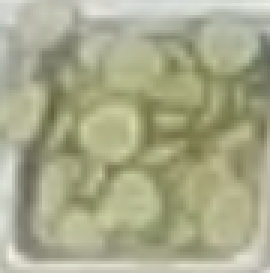
#> input picture 02. Color analysis/color_analysis/pickles/01. full.png, 90 x 91 px, found by its file name (shown 3 times larger); its folder holds only this picture in this run
$ python color_analysis_pickles.py
#> lines starting #> are read from the running program, lines starting #| are printed output that depends on the picture; after the words box and inside, x2 and y2 are one past the last pixel; in counts of white or black regions, pixels touching at a corner belong together
import cv2
import numpy as np
import os
import matplotlib.pyplot as plt

def analyze_pickles_refined(folder_path):
#> called with folder_path = 'color_analysis\\pickles'
    if not os.path.exists(folder_path):
        print("Error: Carpeta no encontrada.")
        return

    files = sorted([f for f in os.listdir(folder_path) if f.endswith('.png')])
    results_data = []

    print(f"{'ARCHIVO':<25} | {'% FINAL':<10}")
    print("-" * 40)

    for filename in files:
        path = os.path.join(folder_path, filename)
        img = cv2.imread(path)
#> img is the input picture: shape (91, 90, 3); mean B, G, R 138.8, 169.2, 167.6
        if img is None: continue

        # 1. PRE-PROCESAMIENTO
        img_blur = cv2.GaussianBlur(img, (3, 3), 0) # Blur más suave para no perder bordes

        # --- ESTRATEGIA HÍBRIDA: ExG + SATURACIÓN ---

        # A) MÁSCARA ExG (Para detectar el color Verde Oliva)
        img_float = img_blur.astype(np.float32)
        b, g, r = cv2.split(img_float)
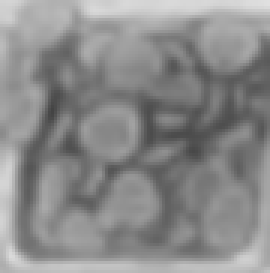
#> b: shape (91, 90) float32 (shown 3 times larger); min 68, max 224, mean 138.8
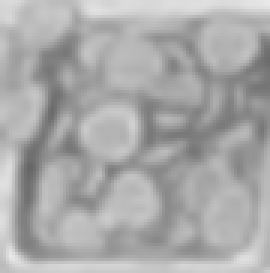
#> g: shape (91, 90) float32 (shown 3 times larger); min 102, max 233, mean 169.3
        exg = 2 * g - r - b
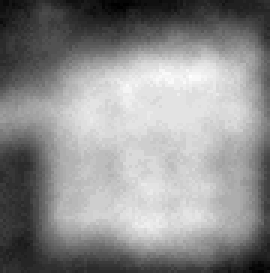
#> exg: shape (91, 90) float32 (shown 3 times larger); min 6, max 53, mean 32.1; drawn with min black and max white
        exg_norm = cv2.normalize(exg, None, 0, 255, cv2.NORM_MINMAX).astype(np.uint8)

        # Subimos el umbral a 135 para ser más selectivos con el "verde sólido"
        _, mask_exg = cv2.threshold(exg_norm, 110, 255, cv2.THRESH_BINARY)
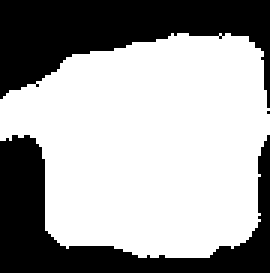
#> mask_exg: shape (91, 90) (shown 3 times larger); 63.5% white; 3 black regions (1 under 20 px), largest, box (x1, y1, x2, y2) and area: (0, 0, 90, 36) 1602, (0, 45, 90, 91) 1388

        # B) MÁSCARA DE SATURACIÓN (Para ignorar el metal húmedo/jugo)
        # El metal y el agua tienen baja saturación. El pepinillo es sólido.
        hsv = cv2.cvtColor(img_blur, cv2.COLOR_BGR2HSV)
#> hsv: shape (91, 90, 3); mean H, S, V 32.6, 48.1, 169.5
        s_channel = hsv[:,:,1]
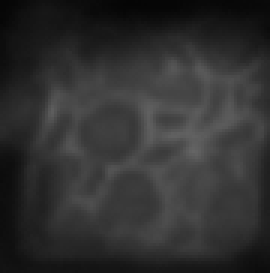
#> s_channel: shape (91, 90) (shown 3 times larger); min 5, max 101, mean 48.1

        # Umbral de saturación: Solo aceptamos colores "vivos" (> 40)
        _, mask_sat = cv2.threshold(s_channel, 40, 255, cv2.THRESH_BINARY)
#> mask_sat: shape (91, 90); 62.2% white; 2 black regions, box (x1, y1, x2, y2) and area: (0, 0, 90, 40) 1739, (0, 42, 90, 91) 1355

        # COMBINACIÓN: Debe ser Verde (ExG) Y Sólido (Saturación)
        mask_combined = cv2.bitwise_and(mask_exg, mask_sat)
#> mask_combined: shape (91, 90); 59.8% white; 3 black regions (1 under 20 px), largest, box (x1, y1, x2, y2) and area: (0, 0, 90, 40) 1810, (0, 42, 90, 91) 1483

        # 4. MORFOLOGÍA DE PRECISIÓN (El cambio más importante)
        # Bajamos el kernel de (7,7) a (3,3) y las iteraciones a 1.
        # Queremos rellenar los huecos DENTRO de la rodaja (semillas),
        # pero NO conectar rodajas separadas.
        kernel_small = cv2.getStructuringElement(cv2.MORPH_ELLIPSE, (3,3))
        mask_closed = cv2.morphologyEx(mask_combined, cv2.MORPH_CLOSE, kernel_small, iterations=1)
#> mask_closed: shape (91, 90); 60% white; 2 black regions, box (x1, y1, x2, y2) and area: (0, 0, 90, 38) 1802, (0, 42, 90, 91) 1478

        # Limpieza final de ruido
        mask_final = cv2.erode(mask_closed, kernel_small, iterations=1)
#> mask_final: shape (91, 90); 56.9% white; 2 black regions

        # Filtro de área
        contours, _ = cv2.findContours(mask_final, cv2.RETR_EXTERNAL, cv2.CHAIN_APPROX_NONE)
#> contours = 1 contour; box (x1, y1, x2, y2) and area: (0, 13, 90, 85) 4529
        mask_filtered = np.zeros_like(mask_final)

        for cnt in contours:
            # Filtramos trozos muy pequeños
            if cv2.contourArea(cnt) > 30:
                cv2.drawContours(mask_filtered, [cnt], -1, 255, -1)
#> this loop made 1 pass

        # CÁLCULO
        food_pixels = cv2.countNonZero(mask_filtered)
#> food_pixels = 4660
        total_pixels = img.shape[0] * img.shape[1]
#> total_pixels = 8190
        percent = (food_pixels / total_pixels) * 100
#> percent = 56.9

        # VISUALIZACIÓN
        img_visual = img.copy()
        contours_vis, _ = cv2.findContours(mask_filtered, cv2.RETR_EXTERNAL, cv2.CHAIN_APPROX_NONE)
#> contours_vis has the same summary as contours
        # Dibujamos en Cyan para diferenciar
        cv2.drawContours(img_visual, contours_vis, -1, (0, 255, 0), 2)
#> img_visual: shape (91, 90, 3); 11.43% of pixels changed, all inside (x1, y1, x2, y2) = (0, 12, 90, 86)

        # Mapa de Calor (Mostramos ExG puro para referencia)
        heatmap_view = cv2.applyColorMap(exg_norm, cv2.COLORMAP_JET)
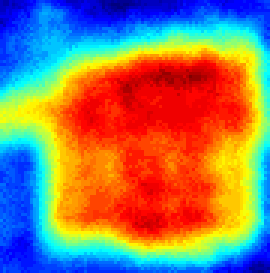
#> heatmap_view: shape (91, 90, 3) (shown 3 times larger); mean B, G, R 104.2, 123.1, 146.6

        state_name = filename.replace('.png', '')
        results_data.append({
            'name': state_name,
            'percent': percent,
            'image': cv2.cvtColor(img_visual, cv2.COLOR_BGR2RGB),
            'heatmap': cv2.cvtColor(heatmap_view, cv2.COLOR_BGR2RGB)
        })

        print(f"{state_name:<25} | {percent:6.2f}%")
#| 01. full                  |  56.90%

    # GRAFICAR
    if not results_data: return
    num_images = len(results_data)
#> num_images = 1
    import math
    cols = 3
    rows = math.ceil(num_images / cols)
#> rows = 1

    fig = plt.figure(figsize=(16, 5 * rows))
    plt.suptitle("Pickles", fontsize=16)

    for i in range(num_images):
        r = (i // cols); c = (i % cols)

        ax_img = fig.add_subplot(rows * 2, cols, (r * 2 * cols) + c + 1)
        data = results_data[i]
        ax_img.imshow(data['image'])
        ax_img.set_title(f"{data['name']}\n{data['percent']:.1f}%", fontsize=10, fontweight='bold')
        ax_img.axis('off')

        ax_heat = fig.add_subplot(rows * 2, cols, ((r * 2 + 1) * cols) + c + 1)
        ax_heat.imshow(data['heatmap'])
        ax_heat.set_title("Señal ExG", fontsize=9)
        ax_heat.axis('off')

    plt.tight_layout()
    plt.show()
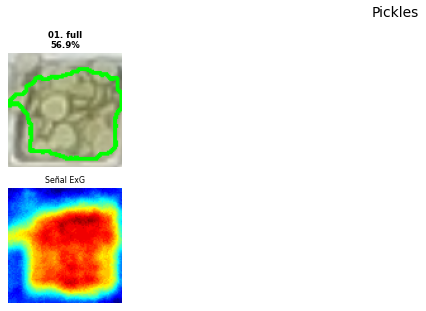
#> figure drawn by matplotlib, 2 panels

if __name__ == "__main__":
    folder = r"color_analysis\pickles"
    analyze_pickles_refined(folder)

$ run again, on 02. Color analysis/color_analysis/pickles/04. lower.png
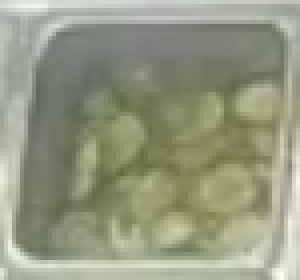
#> input picture 02. Color analysis/color_analysis/pickles/04. lower.png, 75 x 70 px, found by its file name (shown 4 times larger)
#> in analyze_pickles_refined, img is the input picture: shape (70, 75, 3); mean B, G, R 129, 153, 148.8
#> in analyze_pickles_refined, `_, mask_exg = cv2.threshold(exg_norm, 110, 255, cv2.THRESH_BINARY)`:
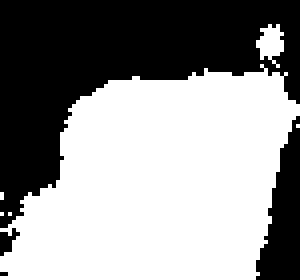
#> mask_exg: shape (70, 75) (shown 4 times larger); 57.4% white; 4 black regions (2 under 20 px), largest, box (x1, y1, x2, y2) and area: (0, 0, 75, 57) 1945, (64, 29, 75, 70) 272
#> hsv: shape (70, 75, 3); mean H, S, V 37.9, 42, 153.1
#> mask_sat: shape (70, 75); 47% white; 1 white region, box (x1, y1, x2, y2) and area: (5, 16, 75, 65) 2466
#> mask_combined: shape (70, 75); 46.3% white; 2 white regions (1 under 20 px), largest, box (x1, y1, x2, y2) and area: (5, 17, 75, 65) 2430
#> mask_closed: shape (70, 75); 46.8% white; 1 white region, box (x1, y1, x2, y2) and area: (5, 16, 75, 65) 2456
#> mask_final: shape (70, 75); 43.2% white; 1 white region
#> contours = 1 contour; box (x1, y1, x2, y2) and area: (6, 18, 75, 64) 2174
#> the loop in analyze_pickles_refined, `for cnt in contours:` made 1 pass
#> food_pixels = 2266
#> percent = 43.16
#> contours_vis has the same summary as contours
#> img_visual: shape (70, 75, 3); 12.97% of pixels changed, all inside (x1, y1, x2, y2) = (5, 17, 75, 65)
#| 04. lower                 |  43.16%
#> num_images = 1
#> in analyze_pickles_refined, `plt.show()`:
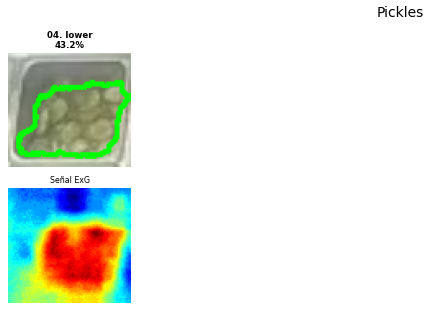
#> figure drawn by matplotlib, 2 panels

$ run again, on 02. Color analysis/color_analysis/pickles/04. medium.png
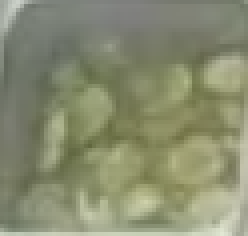
#> input picture 02. Color analysis/color_analysis/pickles/04. medium.png, 62 x 59 px, found by its file name (shown 4 times larger)
#> in analyze_pickles_refined, img is the input picture: shape (59, 62, 3); mean B, G, R 112.3, 140.5, 136.2
#> in analyze_pickles_refined, `_, mask_exg = cv2.threshold(exg_norm, 110, 255, cv2.THRESH_BINARY)`:
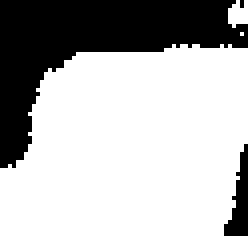
#> mask_exg: shape (59, 62) (shown 4 times larger); 70% white; 3 black regions (1 under 20 px), largest, box (x1, y1, x2, y2) and area: (0, 0, 62, 42) 1021, (56, 36, 62, 59) 74
#> hsv: shape (59, 62, 3); mean H, S, V 36.3, 51.1, 140.4
#> mask_sat: shape (59, 62); 65.6% white; 4 black regions (2 under 20 px), largest, box (x1, y1, x2, y2) and area: (0, 0, 62, 40) 1008, (0, 33, 62, 59) 240
#> mask_combined: shape (59, 62); 63.9% white; 4 black regions (2 under 20 px), largest, box (x1, y1, x2, y2) and area: (0, 0, 62, 42) 1067, (0, 33, 62, 59) 241
#> mask_closed: shape (59, 62); 64.5% white; 3 black regions, box (x1, y1, x2, y2) and area: (0, 0, 62, 42) 1065, (36, 34, 62, 59) 152, (0, 55, 35, 59) 82
#> mask_final: shape (59, 62); 60.3% white; 2 black regions
#> contours = 1 contour; box (x1, y1, x2, y2) and area: (0, 12, 62, 58) 2116
#> the loop in analyze_pickles_refined, `for cnt in contours:` made 1 pass
#> food_pixels = 2207
#> percent = 60.33
#> contours_vis has the same summary as contours
#> img_visual: shape (59, 62, 3); 16.92% of pixels changed, all inside (x1, y1, x2, y2) = (0, 11, 62, 59)
#| 04. medium                |  60.33%
#> num_images = 1
#> in analyze_pickles_refined, `plt.show()`:
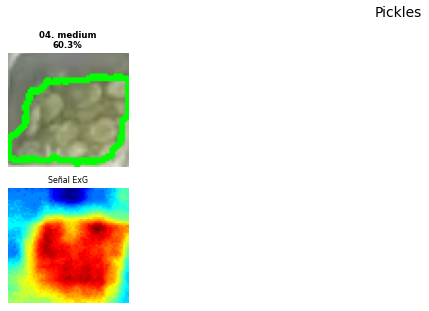
#> figure drawn by matplotlib, 2 panels

$ run again, on 02. Color analysis/color_analysis/pickles/02. medium.png
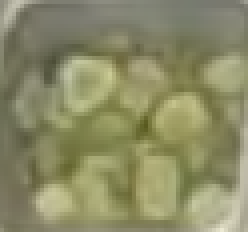
#> input picture 02. Color analysis/color_analysis/pickles/02. medium.png, 62 x 58 px, found by its file name (shown 4 times larger)
#> in analyze_pickles_refined, img is the input picture: shape (58, 62, 3); mean B, G, R 102.1, 139.1, 139.2
#> mask_exg: shape (58, 62); 58.1% white; 1 black region, box (x1, y1, x2, y2) and area: (0, 0, 62, 58) 1507
#> hsv: shape (58, 62, 3); mean H, S, V 30, 69.1, 140
#> mask_sat: shape (58, 62); 84.6% white; 3 black regions (1 under 20 px), largest, box (x1, y1, x2, y2) and area: (0, 0, 62, 11) 472, (51, 36, 62, 58) 79
#> mask_closed: shape (58, 62); 58.7% white; 3 black regions (1 under 20 px), largest, box (x1, y1, x2, y2) and area: (0, 0, 62, 58) 1304, (48, 25, 62, 58) 171
#> mask_final: shape (58, 62); 54.7% white; 3 black regions (1 under 20 px)
#> contours = 1 contour; box (x1, y1, x2, y2) and area: (8, 11, 62, 58) 1887
#> the loop in analyze_pickles_refined, `for cnt in contours:` made 1 pass
#> food_pixels = 1968
#> percent = 54.73
#> contours_vis has the same summary as contours
#> img_visual: shape (58, 62, 3); 16.16% of pixels changed, all inside (x1, y1, x2, y2) = (7, 10, 62, 58)
#| 02. medium                |  54.73%
#> num_images = 1
#> in analyze_pickles_refined, `plt.show()`:
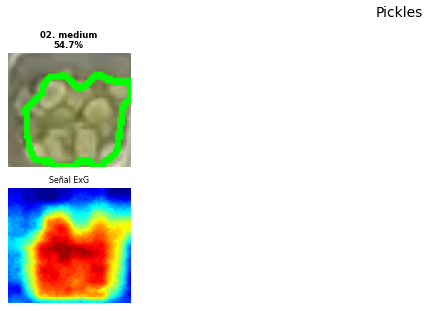
#> figure drawn by matplotlib, 2 panels
